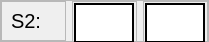
                      <widget class="QFrame" name="frame_59">
                       <property name="minimumSize">
                        <size>
                         <width>0</width>
                         <height>42</height>
                        </size>
                       </property>
                       <property name="maximumSize">
                        <size>
                         <width>16777215</width>
                         <height>42</height>
                        </size>
                       </property>
                       <property name="frameShape">
                        <enum>QFrame::StyledPanel</enum>
                       </property>
                       <property name="frameShadow">
                        <enum>QFrame::Raised</enum>
                       </property>
                       <layout class="QGridLayout" name="gridLayout_59">
                        <property name="leftMargin">
                         <number>0</number>
                        </property>
                        <property name="topMargin">
                         <number>0</number>
                        </property>
                        <property name="rightMargin">
                         <number>0</number>
                        </property>
                        <property name="bottomMargin">
                         <number>0</number>
                        </property>
                        <item row="0" column="0">
                         <widget class="QFrame" name="frame_60">
                          <property name="minimumSize">
                           <size>
                            <width>65</width>
                            <height>40</height>
                           </size>
                          </property>
                          <property name="maximumSize">
                           <size>
                            <width>65</width>
                            <height>40</height>
                           </size>
                          </property>
                          <property name="frameShape">
                           <enum>QFrame::StyledPanel</enum>
                          </property>
                          <property name="frameShadow">
                           <enum>QFrame::Raised</enum>
                          </property>
                          <layout class="QGridLayout" name="gridLayout_60">
                           <property name="topMargin">
                            <number>1</number>
                           </property>
                           <property name="bottomMargin">
                            <number>1</number>
                           </property>
                           <item row="0" column="0">
                            <widget class="QLabel" name="label_99">
                             <property name="maximumSize">
                              <size>
                               <width>16777215</width>
                               <height>20</height>
                              </size>
                             </property>
                             <property name="styleSheet">
                              <string notr="true">QLabel{
qproperty-alignment: AlignCenter;
font-size: 20px;
border: none;
}</string>
                             </property>
                             <property name="text">
                              <string>S2:</string>
                             </property>
                            </widget>
                           </item>
                          </layout>
                         </widget>
                        </item>
                        <item row="0" column="1">
                         <widget class="QFrame" name="frame_61">
                          <property name="minimumSize">
                           <size>
                            <width>65</width>
                            <height>45</height>
                           </size>
                          </property>
                          <property name="maximumSize">
                           <size>
                            <width>65</width>
                            <height>45</height>
                           </size>
                          </property>
                          <property name="frameShape">
                           <enum>QFrame::StyledPanel</enum>
                          </property>
                          <property name="frameShadow">
                           <enum>QFrame::Raised</enum>
                          </property>
                          <layout class="QGridLayout" name="gridLayout_61">
                           <property name="leftMargin">
                            <number>1</number>
                           </property>
                           <property name="topMargin">
                            <number>1</number>
                           </property>
                           <property name="bottomMargin">
                            <number>1</number>
                           </property>
                           <item row="0" column="0">
                            <widget class="QLineEdit" name="leXS2">
                             <property name="minimumSize">
                              <size>
                               <width>60</width>
                               <height>40</height>
                              </size>
                             </property>
                             <property name="maximumSize">
                              <size>
                               <width>60</width>
                               <height>40</height>
                              </size>
                             </property>
                             <property name="styleSheet">
                              <string notr="true">QLineEdit{
background-color: white;
border: 2px solid black;
font-color: black;
qproperty-alignment: AlignCenter;
font-size: 15px;
}</string>
                             </property>
                             <property name="text">
                              <string/>
                             </property>
                            </widget>
                           </item>
                          </layout>
                         </widget>
                        </item>
                        <item row="0" column="2">
                         <widget class="QFrame" name="frame_62">
                          <property name="minimumSize">
                           <size>
                            <width>65</width>
                            <height>45</height>
                           </size>
                          </property>
                          <property name="maximumSize">
                           <size>
                            <width>65</width>
                            <height>45</height>
                           </size>
                          </property>
                          <property name="frameShape">
                           <enum>QFrame::StyledPanel</enum>
                          </property>
                          <property name="frameShadow">
                           <enum>QFrame::Raised</enum>
                          </property>
                          <layout class="QGridLayout" name="gridLayout_62">
                           <property name="leftMargin">
                            <number>1</number>
                           </property>
                           <property name="topMargin">
                            <number>1</number>
                           </property>
                           <item row="0" column="0">
                            <widget class="QLineEdit" name="leYS2">
                             <property name="minimumSize">
                              <size>
                               <width>60</width>
                               <height>40</height>
                              </size>
                             </property>
                             <property name="maximumSize">
                              <size>
                               <width>60</width>
                               <height>40</height>
                              </size>
                             </property>
                             <property name="styleSheet">
                              <string notr="true">QLineEdit{
background-color: white;
border: 2px solid black;
font-color: black;
qproperty-alignment: AlignCenter;
font-size: 15px;
}</string>
                             </property>
                             <property name="text">
                              <string/>
                             </property>
                            </widget>
                           </item>
                          </layout>
                         </widget>
                        </item>
                       </layout>
                      </widget>
